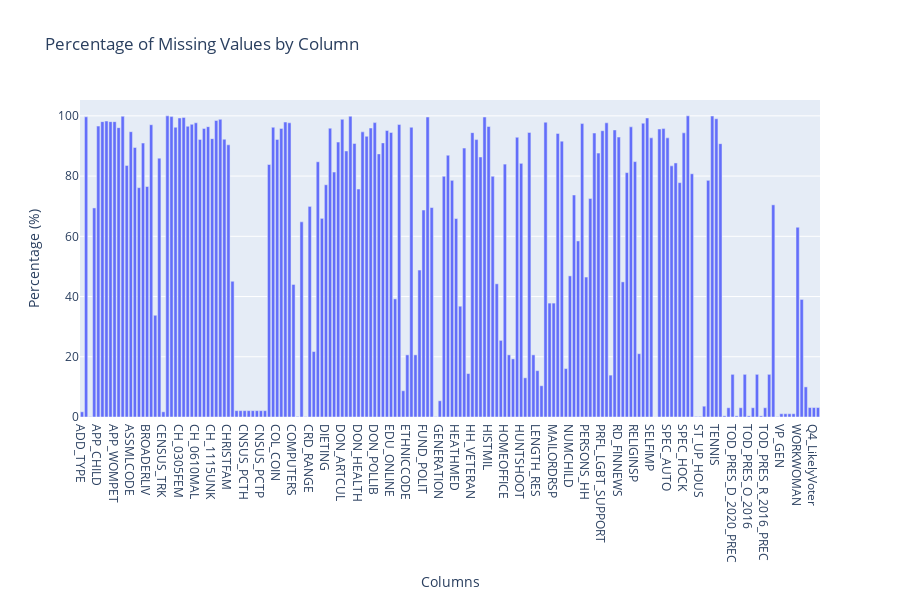

Notebook cell for this chart:
### Code cell
column_string = """
DON_CHARIT
DON_POLIT
PRESENCHLD
PRFL_2NDAMEND
PRFL_ACTIVE_MIL
PRFL_AMZN_PRIME
PRFL_ANML_RIGHTS
PRFL_BIDEN_SUPPORT
PRFL_BLM_SUPPORT
PRFL_BORDER_SECURITY
PRFL_CLINTON_SUPPORT
PRFL_CONSERVATIVE_NEWS
PRFL_EDUCATION
PRFL_ENVIRONMENT
PRFL_EVANGELICAL
PRFL_FENCE_SITTER
PRFL_GUN_CONTROL
PRFL_HEALTHCARE
PRFL_HEALTHCARE_REFORM
PRFL_IMMIGRATION_REFORM
PRFL_INFLUENCER
PRFL_INSURANCE
PRFL_LABOR
PRFL_LIBERAL_NEWS
PRFL_MARIJUANA_REFORM
PRFL_METOO_SUPPORT
PRFL_MIL_SUPPORT
PRFL_MINWAGE
PRFL_OBAMA
PRFL_PERSUADABLE_VOTER
PRFL_SANDERS_SUPPORT
PRFL_TAXES
PRFL_TEACHERS_UNION
PRFL_TRUMP_SUPPORT
PRFL_VETERAN
VTR_GEN00
VTR_GEN01
VTR_GEN02
VTR_GEN03
VTR_GEN04
VTR_GEN05
VTR_GEN06
VTR_GEN07
VTR_GEN08
VTR_GEN09
VTR_GEN10
VTR_GEN11
VTR_GEN12
VTR_GEN13
VTR_GEN14
VTR_GEN15
VTR_GEN16
VTR_GEN17
VTR_GEN18
VTR_GEN19
VTR_GEN20
VTR_GEN21
VTR_GEN22
VTR_OTH00
VTR_OTH01
VTR_OTH02
VTR_OTH03
VTR_OTH04
VTR_OTH05
VTR_OTH06
VTR_OTH07
VTR_OTH08
VTR_OTH09
VTR_OTH10
VTR_OTH11
VTR_OTH12
VTR_OTH13
VTR_OTH14
VTR_OTH15
VTR_OTH16
VTR_OTH17
VTR_OTH18
VTR_OTH19
VTR_OTH20
VTR_OTH21
VTR_OTH22
VTR_PPP00
VTR_PPP04
VTR_PPP08
VTR_PPP12
VTR_PPP16
VTR_PPP20
VTR_PRI00
VTR_PRI01
VTR_PRI02
VTR_PRI03
VTR_PRI04
VTR_PRI05
VTR_PRI06
VTR_PRI07
VTR_PRI08
VTR_PRI09
VTR_PRI10
VTR_PRI11
VTR_PRI12
VTR_PRI13
VTR_PRI14
VTR_PRI15
VTR_PRI16
VTR_PRI17
VTR_PRI18
VTR_PRI19
VTR_PRI20
VTR_PRI21
VTR_PRI22 """

columns_to_impute = convert_columns_to_list(column_string)
df_imputed = impute_missing_values(df_cleaned, columns_to_impute, "N")
plot_missing_values(df_imputed)

### Figure 1 — Plotly figure (JSON) as saved in the notebook; plotly's stock layout.template omitted (floating-point values rounded to 4 significant figures; data arrays with more than 128 entries replaced by an {"elided": "..."} marker saying what was removed)
{"data": [{"alignmentgroup": "True", "hovertemplate": "Columns=%{x}<br>Percentage (%)=%{y}<extra></extra>", "legendgroup": "", "marker": {"color": "#636efa", "pattern": {"shape": ""}}, "name": "", "offsetgroup": "", "orientation": "v", "showlegend": false, "textposition": "auto", "type": "bar", "x": {"elided": "182 str values"}, "xaxis": "x", "y": {"elided": "182 float values"}, "yaxis": "y"}], "layout": {"barmode": "relative", "height": 600, "legend": {"tracegroupgap": 0}, "title": {"text": "Percentage of Missing Values by Column"}, "xaxis": {"anchor": "y", "domain": [0, 1], "title": {"text": "Columns"}}, "yaxis": {"anchor": "x", "domain": [0, 1], "title": {"text": "Percentage (%)"}}}}
